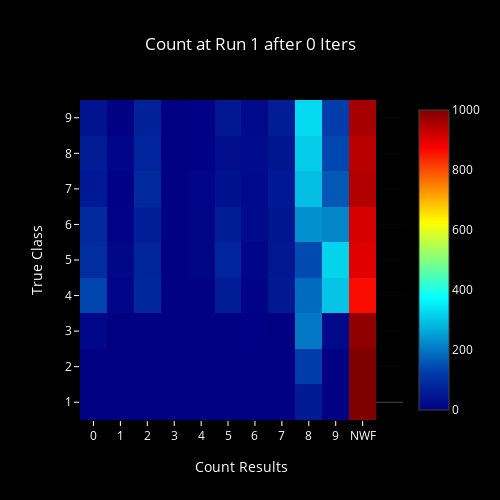
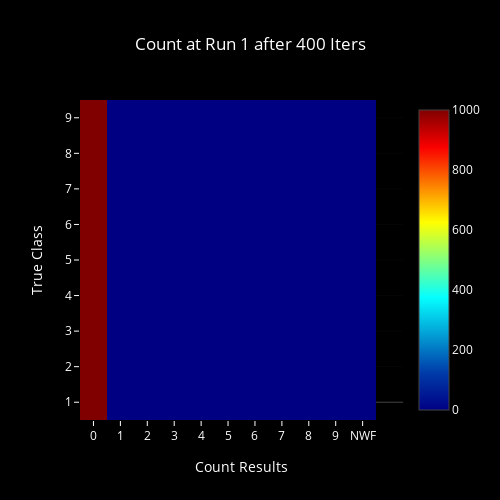
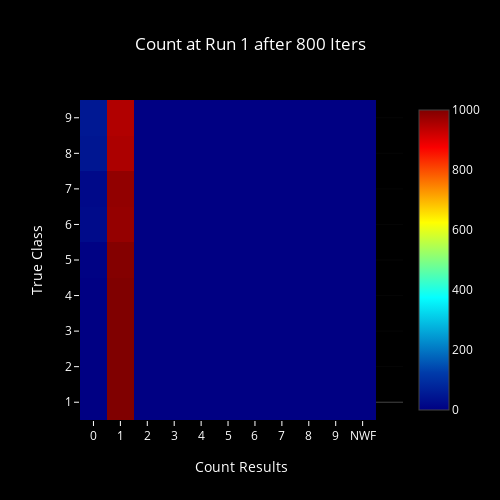
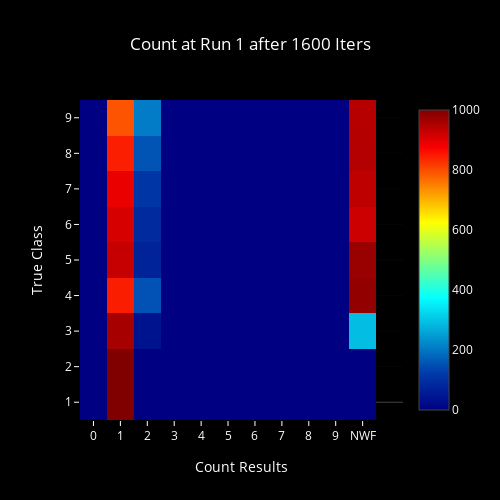

The cell these charts' notebook holds for them, in order:
### Code cell
for run in range(num_runs):
    for it in range(num_iters):
        plot_count_results(run,it)

### Figure 1 — Plotly figure (JSON) as saved in the notebook; plotly's stock layout.template omitted (floating-point values rounded to 4 significant figures)
{"data": [{"colorscale": "Jet", "type": "heatmap", "z": [[0, 0, 0, 0, 0, 0, 0, 0, 55, 0, 1000], [0, 0, 0, 0, 0, 0, 0, 0, 124, 0, 1000], [15, 1, 1, 0, 1, 0, 2, 0, 202, 18, 984], [136, 9, 83, 0, 0, 58, 7, 49, 187, 300, 862], [94, 16, 75, 1, 10, 76, 13, 47, 143, 318, 902], [85, 6, 65, 1, 10, 60, 21, 45, 234, 220, 912], [51, 5, 86, 0, 9, 36, 19, 50, 292, 161, 949], [56, 12, 76, 0, 5, 30, 26, 45, 311, 140, 942], [39, 4, 68, 1, 5, 48, 18, 60, 328, 124, 960]]}], "layout": {"font": {"color": "#FFF"}, "height": 500, "paper_bgcolor": "#000", "plot_bgcolor": "#000", "title": "Count at Run 1 after 0 Iters", "titlefont": {"color": "#FFF"}, "width": 500, "xaxis": {"range": [-0.5, 11.5], "tickangle": 0, "tickcolor": "#FFF", "ticktext": ["0", "1", "2", "3", "4", "5", "6", "7", "8", "9", "NWF"], "tickvals": [0, 1, 2, 3, 4, 5, 6, 7, 8, 9, 10], "title": "Count Results"}, "yaxis": {"range": [-0.5, 8.5], "tickcolor": "#FFF", "ticktext": ["1", "2", "3", "4", "5", "6", "7", "8", "9"], "tickvals": [0, 1, 2, 3, 4, 5, 6, 7, 8], "title": "True Class"}}}

### Figure 2 — Plotly figure (JSON) as saved in the notebook; plotly's stock layout.template omitted (floating-point values rounded to 4 significant figures)
{"data": [{"colorscale": "Jet", "type": "heatmap", "z": [[1000, 0, 0, 0, 0, 0, 0, 0, 0, 0, 0], [1000, 0, 0, 0, 0, 0, 0, 0, 0, 0, 0], [1000, 0, 0, 0, 0, 0, 0, 0, 0, 0, 0], [1000, 0, 0, 0, 0, 0, 0, 0, 0, 0, 0], [1000, 0, 0, 0, 0, 0, 0, 0, 0, 0, 0], [1000, 0, 0, 0, 0, 0, 0, 0, 0, 0, 0], [1000, 0, 0, 0, 0, 0, 0, 0, 0, 0, 0], [1000, 0, 0, 0, 0, 0, 0, 0, 0, 0, 0], [1000, 0, 0, 0, 0, 0, 0, 0, 0, 0, 0]]}], "layout": {"font": {"color": "#FFF"}, "height": 500, "paper_bgcolor": "#000", "plot_bgcolor": "#000", "title": "Count at Run 1 after 400 Iters", "titlefont": {"color": "#FFF"}, "width": 500, "xaxis": {"range": [-0.5, 11.5], "tickangle": 0, "tickcolor": "#FFF", "ticktext": ["0", "1", "2", "3", "4", "5", "6", "7", "8", "9", "NWF"], "tickvals": [0, 1, 2, 3, 4, 5, 6, 7, 8, 9, 10], "title": "Count Results"}, "yaxis": {"range": [-0.5, 8.5], "tickcolor": "#FFF", "ticktext": ["1", "2", "3", "4", "5", "6", "7", "8", "9"], "tickvals": [0, 1, 2, 3, 4, 5, 6, 7, 8], "title": "True Class"}}}

### Figure 3 — Plotly figure (JSON) as saved in the notebook; plotly's stock layout.template omitted (floating-point values rounded to 4 significant figures)
{"data": [{"colorscale": "Jet", "type": "heatmap", "z": [[0, 1000, 0, 0, 0, 0, 0, 0, 0, 0, 0], [0, 1000, 0, 0, 0, 0, 0, 0, 0, 0, 0], [0, 1000, 0, 0, 0, 0, 0, 0, 0, 0, 0], [0, 1000, 0, 0, 0, 0, 0, 0, 0, 0, 0], [4, 996, 0, 0, 0, 0, 0, 0, 0, 0, 0], [22, 978, 0, 0, 0, 0, 0, 0, 0, 0, 0], [18, 982, 0, 0, 0, 0, 0, 0, 0, 0, 0], [45, 955, 0, 0, 0, 0, 0, 0, 0, 0, 0], [50, 950, 0, 0, 0, 0, 0, 0, 0, 0, 0]]}], "layout": {"font": {"color": "#FFF"}, "height": 500, "paper_bgcolor": "#000", "plot_bgcolor": "#000", "title": "Count at Run 1 after 800 Iters", "titlefont": {"color": "#FFF"}, "width": 500, "xaxis": {"range": [-0.5, 11.5], "tickangle": 0, "tickcolor": "#FFF", "ticktext": ["0", "1", "2", "3", "4", "5", "6", "7", "8", "9", "NWF"], "tickvals": [0, 1, 2, 3, 4, 5, 6, 7, 8, 9, 10], "title": "Count Results"}, "yaxis": {"range": [-0.5, 8.5], "tickcolor": "#FFF", "ticktext": ["1", "2", "3", "4", "5", "6", "7", "8", "9"], "tickvals": [0, 1, 2, 3, 4, 5, 6, 7, 8], "title": "True Class"}}}

### Figure 4 — Plotly figure (JSON) as saved in the notebook; plotly's stock layout.template omitted (floating-point values rounded to 4 significant figures)
{"data": [{"colorscale": "Jet", "type": "heatmap", "z": [[0, 1000, 0, 0, 0, 0, 0, 0, 0, 0, 0], [0, 1000, 0, 0, 0, 0, 0, 0, 0, 0, 0], [0, 960, 40, 0, 0, 0, 0, 0, 0, 0, 291], [0, 847, 153, 0, 0, 0, 0, 0, 0, 0, 982], [0, 928, 72, 0, 0, 0, 0, 0, 0, 0, 974], [0, 912, 88, 0, 0, 0, 0, 0, 0, 0, 922], [0, 890, 110, 0, 0, 0, 0, 0, 0, 0, 935], [0, 846, 154, 0, 0, 0, 0, 0, 0, 0, 947], [0, 793, 207, 0, 0, 0, 0, 0, 0, 0, 945]]}], "layout": {"font": {"color": "#FFF"}, "height": 500, "paper_bgcolor": "#000", "plot_bgcolor": "#000", "title": "Count at Run 1 after 1600 Iters", "titlefont": {"color": "#FFF"}, "width": 500, "xaxis": {"range": [-0.5, 11.5], "tickangle": 0, "tickcolor": "#FFF", "ticktext": ["0", "1", "2", "3", "4", "5", "6", "7", "8", "9", "NWF"], "tickvals": [0, 1, 2, 3, 4, 5, 6, 7, 8, 9, 10], "title": "Count Results"}, "yaxis": {"range": [-0.5, 8.5], "tickcolor": "#FFF", "ticktext": ["1", "2", "3", "4", "5", "6", "7", "8", "9"], "tickvals": [0, 1, 2, 3, 4, 5, 6, 7, 8], "title": "True Class"}}}
